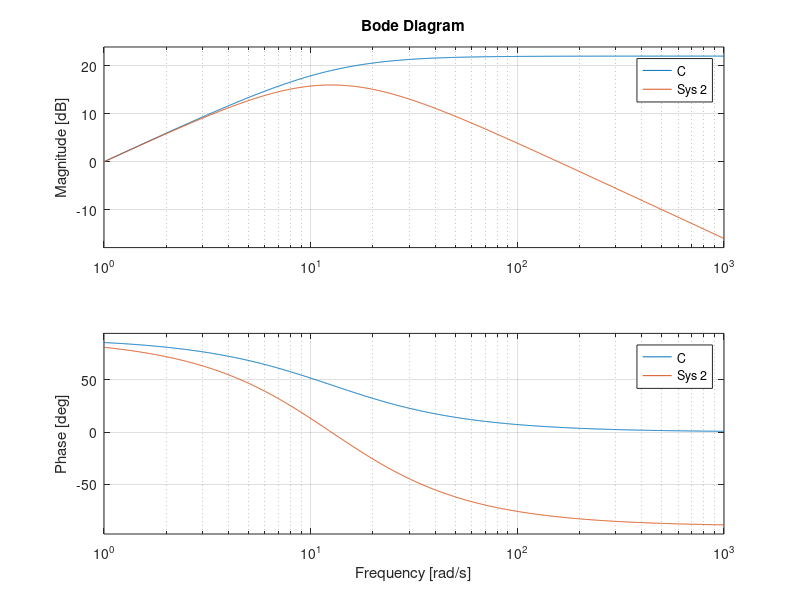

Write the MATLAB code that produced this figure.

%% Michi
% tau = 0.0413; % 1/(2*pi*fcut)
% fcut = 1/(2*pi*tau)

fcut = 2
tau = 1/(2*pi*fcut)

tau_ro = 1/(2*pi*3*fcut)
fcut_ro = 1/(2*pi*tau_ro)

s = tf('s');

C = s / (tau*s + 1);

figure(1)
bode(C, C * 1 / (tau_ro*s + 1)), grid on


%% Luca
% tau = 0.0413; % 1/(2*pi*fcut)
% fcut = 1/(2*pi*tau)

fcut = 2
tau = 1/(2*pi*fcut)

tau_ro = 1/(2*pi*1*fcut)
fcut_ro = 1/(2*pi*tau_ro)

s = tf('s');

C = s / (tau*s + 1);

figure(1)
bode(C, C * 1 / (tau_ro*s + 1)), grid on
